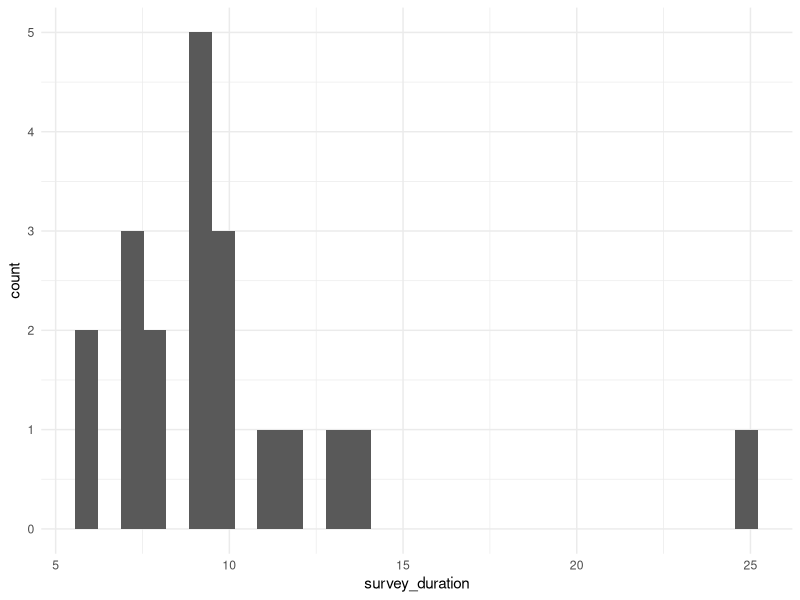

Write R code to recreate this figure. (Note: this script raises an error after producing the figure.)
## ---- chunk 1
library(tidyverse)
library(GGally)

data_pilot01 <- 
  read_delim("Data/TextViz.csv", delim = ";")|> 
  # compute survey duration
  mutate(survey_duration = dmy_hm(ended) - dmy_hm(created)) |> 
  # rename true effect sizes
  mutate(text_effect_size_1 = effect_size_7,
         text_effect_size_2 = effect_size_8,
         text_effect_size_3 = effect_size_9,
         text_effect_size_4 = effect_size_10,
         text_effect_size_5 = effect_size_11,
         text_effect_size_6 = effect_size_12,
         plot_effect_size_1 = effect_size_1,
         plot_effect_size_2 = effect_size_2,
         plot_effect_size_3 = effect_size_3,
         plot_effect_size_4 = effect_size_4,
         plot_effect_size_5 = effect_size_5,
         plot_effect_size_6 = effect_size_6) |> 
  # deselect old true effect size variables
  select(-starts_with("effect_size_"))

glimpse(data_pilot01)
skimr::skim(data_pilot01)
## ---- chunk 2
data_pilot01  |> 
  ggplot(aes(survey_duration)) +
  geom_histogram() +
  theme_minimal()
## ---- chunk 3
data_pilot01 |> 
  select(attention_check_1a, attention_check_1b,
         check_graph2, check_test, check_text2) |> 
  skim()
## ---- chunk 4
data_maxlong <- 
  data_pilot01 |> 
  select(session,
         starts_with("plot_"),
         starts_with("text_")) |> 
  pivot_longer(cols = -session,
               names_to = "variable",
               values_to = "value") |> 
  mutate(stimulus_type = str_sub(variable, 1, 4),
         nth_stimulus_per_type = str_sub(variable, -2, -1),
         nth_stimulus_per_type = case_when(nth_stimulus_per_type == "_1" ~ 1,
                                           nth_stimulus_per_type == "_2" ~ 2,
                                           nth_stimulus_per_type == "_3" ~ 3,
                                           nth_stimulus_per_type == "_4" ~ 4,
                                           nth_stimulus_per_type == "_5" ~ 5,
                                           nth_stimulus_per_type == "_6" ~ 6,
                                           nth_stimulus_per_type == "_7" ~ 7,
                                           nth_stimulus_per_type == "_8" ~ 8,
                                           nth_stimulus_per_type == "_9" ~ 9,
                                           nth_stimulus_per_type == "10" ~ 10,
                                           nth_stimulus_per_type == "11" ~ 11,
                                           nth_stimulus_per_type == "12" ~ 12), 
         measurement = case_when(str_detect(variable, "accuracy") ~ "probability_of_sup",
                                 str_detect(variable, "effect_size") ~ "effect_size",
                                 str_detect(variable, "informativity") ~ "informativity",
                                 str_detect(variable, "relevance") ~ "relevance",
                                 str_detect(variable, "informativity") ~ "informativity",
                                 str_detect(variable, "difficulty") ~ "difficulty",
                                 str_detect(variable, "informativity") ~ "informativity",
                                 T ~ "Attention: Error in Code"))

data_long <- 
  data_maxlong |> 
  select(-variable) |> 
  pivot_wider(id_cols = c(session, stimulus_type, nth_stimulus_per_type),
              names_from = measurement,
              values_from = value) 

skim(data_long)  
